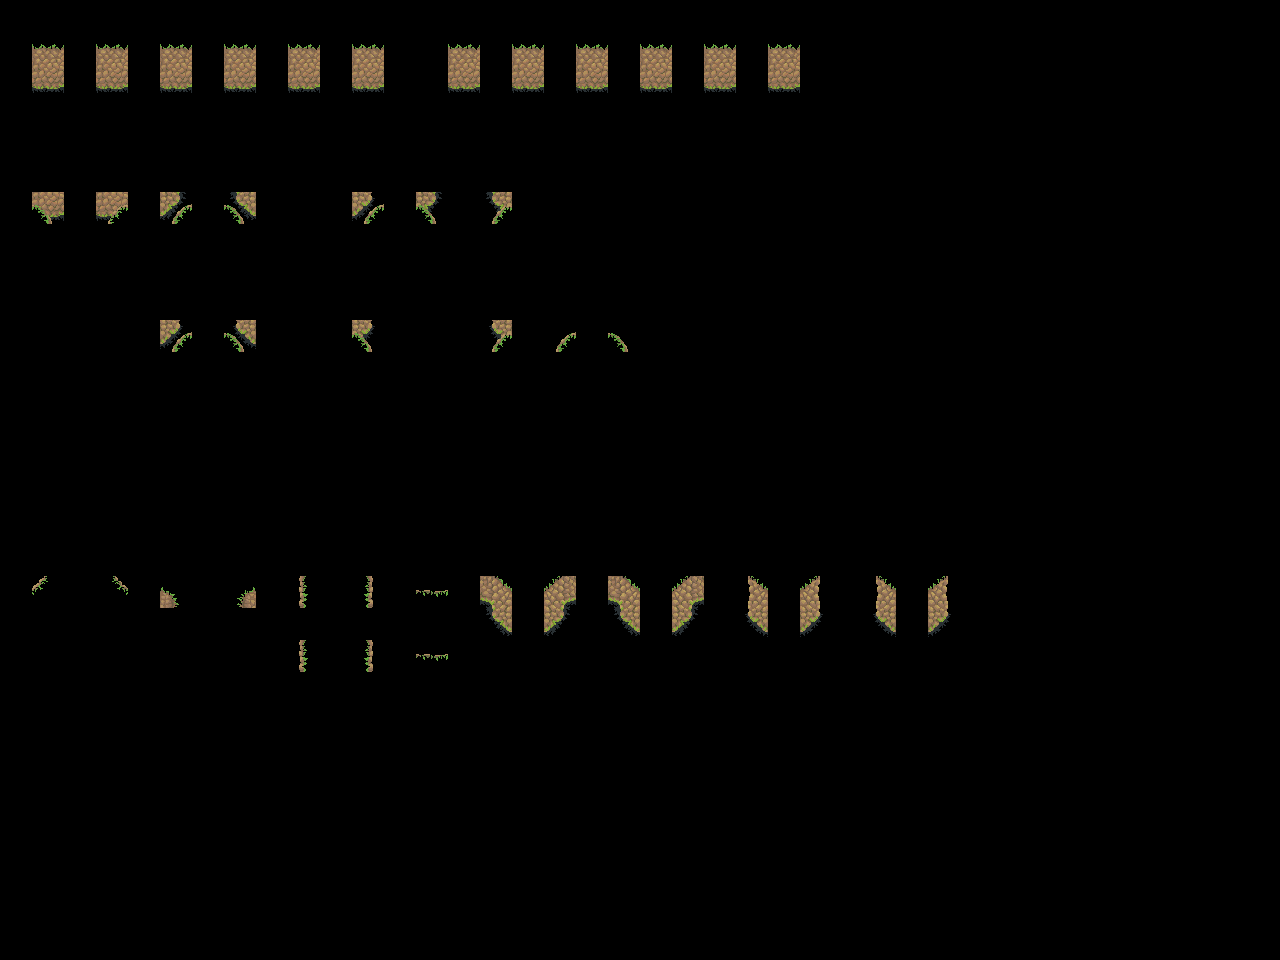

This is a level from a 2D game, rendered from its Tiled map with the project's own tilesets. A one-line summary and the complete map file follow:
An orthogonal 40x30 tile map with 32x32 px tiles, 2 tile layers (input_grass_platform, output_grass_platform) and 6 objects.

<map version="1.9" tiledversion="1.9.2" orientation="orthogonal" renderorder="right-down" width="40" height="30" tilewidth="32" tileheight="32" infinite="0" nextlayerid="4" nextobjectid="12">
 <properties>
  <property name="MatchInOrder" type="bool" value="true" />
 </properties>
 <tileset firstgid="1" source="../tilesets/Grass Land - tileset-transp-cliff.tsx" />
 <layer id="1" name="input_grass_platform" width="40" height="30" opacity="0.83">
  <data encoding="csv">
0,0,0,0,0,0,0,0,0,0,0,0,0,0,0,0,0,0,0,0,0,0,0,0,0,0,0,0,0,0,0,0,0,0,0,0,0,0,0,0,
0,67,0,67,0,67,0,67,0,67,0,67,0,0,67,0,67,0,67,0,67,0,67,0,67,0,0,0,0,0,0,0,0,0,0,0,0,0,0,0,
0,83,0,83,0,83,0,83,0,83,0,83,0,0,83,0,83,0,83,0,83,0,83,0,83,0,0,0,0,0,0,0,0,0,0,0,0,0,0,0,
0,0,0,0,0,0,0,0,0,0,0,0,0,0,0,0,0,0,0,0,0,0,0,0,0,0,0,0,0,0,0,0,0,0,0,0,0,0,0,0,
0,0,0,0,0,0,0,0,0,0,0,0,0,0,0,0,0,0,0,0,0,0,0,0,0,0,0,0,0,0,0,0,0,0,0,0,0,0,0,0,
0,0,0,0,0,0,0,0,0,0,0,0,0,0,0,0,0,0,0,0,0,0,0,0,0,0,0,0,0,0,0,0,0,0,0,0,0,0,0,0,
0,22,0,24,0,73,0,44,0,0,0,40,0,58,0,74,0,0,0,0,0,0,0,0,0,0,0,0,0,0,0,0,0,0,0,0,0,0,0,0,
0,0,0,0,0,0,0,0,0,0,0,0,0,0,0,0,0,0,0,0,0,0,0,0,0,0,0,0,0,0,0,0,0,0,0,0,0,0,0,0,
0,0,0,0,0,0,0,0,0,0,0,0,0,0,0,0,0,0,0,0,0,0,0,0,0,0,0,0,0,0,0,0,0,0,0,0,0,0,0,0,
0,0,0,0,0,0,0,0,0,0,0,0,0,0,0,0,0,0,0,0,0,0,0,0,0,0,0,0,0,0,0,0,0,0,0,0,0,0,0,0,
0,0,0,0,0,40,0,56,0,0,0,86,0,0,0,88,0,17,0,21,0,0,0,0,0,0,0,0,0,0,0,0,0,0,0,0,0,0,0,0,
0,0,0,0,0,0,0,0,0,0,0,0,0,0,0,0,0,0,0,0,0,0,0,0,0,0,0,0,0,0,0,0,0,0,0,0,0,0,0,0,
0,0,0,0,0,0,0,0,0,0,0,0,0,0,0,0,0,0,0,0,0,0,0,0,0,0,0,0,0,0,0,0,0,0,0,0,0,0,0,0,
0,0,0,0,0,0,0,0,0,0,0,0,0,0,0,0,0,0,0,0,0,0,0,0,0,0,0,0,0,0,0,0,0,0,0,0,0,0,0,0,
0,0,0,0,0,0,0,0,0,0,0,0,0,0,0,0,0,0,0,0,0,0,0,0,0,0,0,0,0,0,0,0,0,0,0,0,0,0,0,0,
0,0,0,0,0,0,0,0,0,0,0,0,0,0,0,0,0,0,0,0,0,0,0,0,0,0,0,0,0,0,0,0,0,0,0,0,0,0,0,0,
0,0,0,0,0,0,0,0,0,0,0,0,0,0,0,0,0,0,0,0,0,0,0,0,0,0,0,0,0,0,0,0,0,0,0,0,0,0,0,0,
0,0,0,0,0,0,0,0,0,0,0,0,0,0,0,0,0,0,0,0,0,0,0,0,0,0,0,0,0,0,0,0,0,0,0,0,0,0,0,0,
0,18,0,20,0,50,0,52,0,33,0,37,0,3,0,66,0,68,0,66,0,68,0,49,0,53,0,49,0,53,0,0,0,0,0,0,0,0,0,0,
0,0,0,0,0,0,0,0,0,0,0,0,0,0,0,82,0,84,0,82,0,84,0,65,0,69,0,65,0,69,0,0,0,0,0,0,0,0,0,0,
0,0,0,0,0,0,0,0,0,33,0,37,0,3,0,0,0,0,0,0,0,0,0,0,0,0,0,0,0,0,0,0,0,0,0,0,0,0,0,0,
0,0,0,0,0,0,0,0,0,0,0,0,0,0,0,0,0,0,0,0,0,0,0,0,0,0,0,0,0,0,0,0,0,0,0,0,0,0,0,0,
0,0,0,0,0,0,0,0,0,0,0,0,0,0,0,0,0,0,0,0,0,0,0,0,0,0,0,0,0,0,0,0,0,0,0,0,0,0,0,0,
0,0,0,0,0,0,0,0,0,0,0,0,0,0,0,0,0,0,0,0,0,0,0,0,0,0,0,0,0,0,0,0,0,0,0,0,0,0,0,0,
0,0,0,0,0,0,0,0,0,0,0,0,0,0,0,0,0,0,0,0,0,0,0,0,0,0,0,0,0,0,0,0,0,0,0,0,0,0,0,0,
0,0,0,0,0,0,0,0,0,0,0,0,0,0,0,0,0,0,0,0,0,0,0,0,0,0,0,0,0,0,0,0,0,0,0,0,0,0,0,0,
0,0,0,0,0,0,0,0,0,0,0,0,0,0,0,0,0,0,0,0,0,0,0,0,0,0,0,0,0,0,0,0,0,0,0,0,0,0,0,0,
0,0,0,0,0,0,0,0,0,0,0,0,0,0,0,0,0,0,0,0,0,0,0,0,0,0,0,0,0,0,0,0,0,0,0,0,0,0,0,0,
0,0,0,0,0,0,0,0,0,0,0,0,0,0,0,0,0,0,0,0,0,0,0,0,0,0,0,0,0,0,0,0,0,0,0,0,0,0,0,0,
0,0,0,0,0,0,0,0,0,0,0,0,0,0,0,0,0,0,0,0,0,0,0,0,0,0,0,0,0,0,0,0,0,0,0,0,0,0,0,0
</data>
 </layer>
 <layer id="2" name="output_grass_platform" width="40" height="30">
  <data encoding="csv">
0,0,0,0,0,0,0,0,0,0,0,0,0,0,0,0,0,0,0,0,0,0,0,0,0,0,0,0,0,0,0,0,0,0,0,0,0,0,0,0,
0,145,0,146,0,147,0,148,0,149,0,150,0,0,152,0,153,0,154,0,155,0,156,0,157,0,0,0,0,0,0,0,0,0,0,0,0,0,0,0,
0,161,0,162,0,163,0,164,0,165,0,166,0,0,168,0,169,0,170,0,171,0,172,0,173,0,0,0,0,0,0,0,0,0,0,0,0,0,0,0,
0,0,0,0,0,0,0,0,0,0,0,0,0,0,0,0,0,0,0,0,0,0,0,0,0,0,0,0,0,0,0,0,0,0,0,0,0,0,0,0,
0,0,0,0,0,0,0,0,0,0,0,0,0,0,0,0,0,0,0,0,0,0,0,0,0,0,0,0,0,0,0,0,0,0,0,0,0,0,0,0,
0,0,0,0,0,0,0,0,0,0,0,0,0,0,0,0,0,0,0,0,0,0,0,0,0,0,0,0,0,0,0,0,0,0,0,0,0,0,0,0,
0,23,0,25,0,76,0,60,0,0,0,41,0,59,0,75,0,0,0,0,0,0,0,0,0,0,0,0,0,0,0,0,0,0,0,0,0,0,0,0,
0,0,0,0,0,0,0,0,0,0,0,0,0,0,0,0,0,0,0,0,0,0,0,0,0,0,0,0,0,0,0,0,0,0,0,0,0,0,0,0,
0,0,0,0,0,0,0,0,0,0,0,0,0,0,0,0,0,0,0,0,0,0,0,0,0,0,0,0,0,0,0,0,0,0,0,0,0,0,0,0,
0,0,0,0,0,0,0,0,0,0,0,0,0,0,0,0,0,0,0,0,0,0,0,0,0,0,0,0,0,0,0,0,0,0,0,0,0,0,0,0,
0,0,0,0,0,41,0,57,0,0,0,87,0,0,0,89,0,2,0,4,0,0,0,0,0,0,0,0,0,0,0,0,0,0,0,0,0,0,0,0,
0,0,0,0,0,0,0,0,0,0,0,0,0,0,0,0,0,0,0,0,0,0,0,0,0,0,0,0,0,0,0,0,0,0,0,0,0,0,0,0,
0,0,0,0,0,0,0,0,0,0,0,0,0,0,0,0,0,0,0,0,0,0,0,0,0,0,0,0,0,0,0,0,0,0,0,0,0,0,0,0,
0,0,0,0,0,0,0,0,0,0,0,0,0,0,0,0,0,0,0,0,0,0,0,0,0,0,0,0,0,0,0,0,0,0,0,0,0,0,0,0,
0,0,0,0,0,0,0,0,0,0,0,0,0,0,0,0,0,0,0,0,0,0,0,0,0,0,0,0,0,0,0,0,0,0,0,0,0,0,0,0,
0,0,0,0,0,0,0,0,0,0,0,0,0,0,0,0,0,0,0,0,0,0,0,0,0,0,0,0,0,0,0,0,0,0,0,0,0,0,0,0,
0,0,0,0,0,0,0,0,0,0,0,0,0,0,0,0,0,0,0,0,0,0,0,0,0,0,0,0,0,0,0,0,0,0,0,0,0,0,0,0,
0,0,0,0,0,0,0,0,0,0,0,0,0,0,0,0,0,0,0,0,0,0,0,0,0,0,0,0,0,0,0,0,0,0,0,0,0,0,0,0,
0,193,0,194,0,209,0,210,0,195,0,196,0,197,0,198,0,199,0,200,0,201,0,202,0,203,0,204,0,205,0,0,0,0,0,0,0,0,0,0,
0,0,0,0,0,0,0,0,0,0,0,0,0,0,0,214,0,215,0,216,0,217,0,218,0,219,0,220,0,221,0,0,0,0,0,0,0,0,0,0,
0,0,0,0,0,0,0,0,0,211,0,212,0,213,0,0,0,0,0,0,0,0,0,0,0,0,0,0,0,0,0,0,0,0,0,0,0,0,0,0,
0,0,0,0,0,0,0,0,0,0,0,0,0,0,0,0,0,0,0,0,0,0,0,0,0,0,0,0,0,0,0,0,0,0,0,0,0,0,0,0,
0,0,0,0,0,0,0,0,0,0,0,0,0,0,0,0,0,0,0,0,0,0,0,0,0,0,0,0,0,0,0,0,0,0,0,0,0,0,0,0,
0,0,0,0,0,0,0,0,0,0,0,0,0,0,0,0,0,0,0,0,0,0,0,0,0,0,0,0,0,0,0,0,0,0,0,0,0,0,0,0,
0,0,0,0,0,0,0,0,0,0,0,0,0,0,0,0,0,0,0,0,0,0,0,0,0,0,0,0,0,0,0,0,0,0,0,0,0,0,0,0,
0,0,0,0,0,0,0,0,0,0,0,0,0,0,0,0,0,0,0,0,0,0,0,0,0,0,0,0,0,0,0,0,0,0,0,0,0,0,0,0,
0,0,0,0,0,0,0,0,0,0,0,0,0,0,0,0,0,0,0,0,0,0,0,0,0,0,0,0,0,0,0,0,0,0,0,0,0,0,0,0,
0,0,0,0,0,0,0,0,0,0,0,0,0,0,0,0,0,0,0,0,0,0,0,0,0,0,0,0,0,0,0,0,0,0,0,0,0,0,0,0,
0,0,0,0,0,0,0,0,0,0,0,0,0,0,0,0,0,0,0,0,0,0,0,0,0,0,0,0,0,0,0,0,0,0,0,0,0,0,0,0,
0,0,0,0,0,0,0,0,0,0,0,0,0,0,0,0,0,0,0,0,0,0,0,0,0,0,0,0,0,0,0,0,0,0,0,0,0,0,0,0
</data>
 </layer>
 <objectgroup id="3" name="rule_options" offsetx="-10.6667" offsety="-16.6667">
  <object id="1" x="22" y="28" width="190.333" height="124.667">
   <properties>
    <property name="Disabled" type="bool" value="false" />
    <property name="Probability" type="float" value="0.3" />
   </properties>
  </object>
  <object id="2" x="28" y="180.667" width="917.333" height="320">
   <properties>
    <property name="Disabled" type="bool" value="false" />
    <property name="Probability" type="float" value="0.6" />
   </properties>
  </object>
  <object id="4" x="29.6667" y="568.333" width="955" height="178.333">
   <properties>
    <property name="Probability" type="float" value="0.5" />
   </properties>
  </object>
  <object id="5" x="634.667" y="28.6667" width="311" height="129">
   <properties>
    <property name="Probability" type="float" value="0.6" />
   </properties>
  </object>
  <object id="6" x="224" y="28" width="183.333" height="123.667">
   <properties>
    <property name="Probability" type="float" value="0.6" />
   </properties>
  </object>
  <object id="8" x="443.667" y="28.8332" width="183.333" height="123.667">
   <properties>
    <property name="Probability" type="float" value="0.3" />
   </properties>
  </object>
 </objectgroup>
</map>
